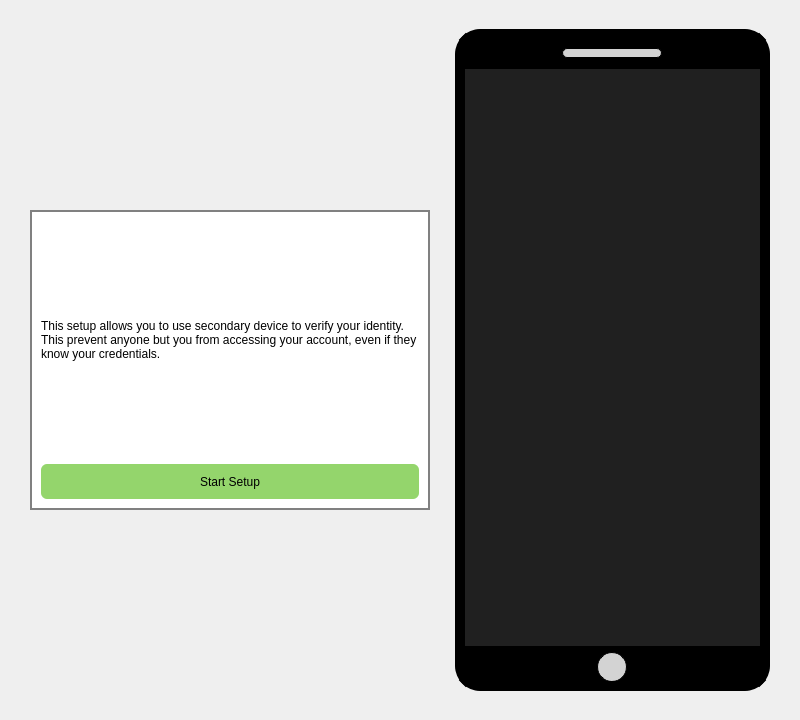
<?xml version="1.0" encoding="UTF-8"?>
<ui version="4.0">
 <class>Form</class>
 <widget class="QWidget" name="Form">
  <property name="geometry">
   <rect>
    <x>0</x>
    <y>0</y>
    <width>800</width>
    <height>720</height>
   </rect>
  </property>
  <property name="maximumSize">
   <size>
    <width>800</width>
    <height>720</height>
   </size>
  </property>
  <property name="windowTitle">
   <string>Form</string>
  </property>
  <property name="styleSheet">
   <string notr="true">#left_stacked {
	border: 1.5px solid grey;
	background-color: #fff;
}

QPushButton {
	width: 120px;
	height: 35px;
	border-radius: 6px;
	border: none;
}

#left_stacked QPushButton {
	background-color:#94d56c;
}

#number_field {
	border: 1px solid grey;
}

#phone_frame {
	border: 10px solid black;
	border-radius: 25px;
	background-color: white;
}

#phone_top, #phone_bottom {
	background-color: black;
}

#phone_top_design {
	background-color: lightgrey;
	border: 1px solid;
	border-radius: 5px;
}

#phone_bottom_design {
	background-color: lightgrey;
	border: 1px solid;
	border-radius: 15px;
}

#phone_page1 {
	background-color: #202020;
}

#phone_page2 {
	background-color: #272727;
}

#qr_section {
	background-color: rgba(255,255,255,0.85);
	border: none;
	border-radius: 20px;
	margin: 20px 10px;
}

#link_btn, #scan_btn {
	background-color:#6cc8d5;
}

#cancel_btn {
	background-color:#d5786c;
}</string>
  </property>
  <layout class="QHBoxLayout" name="horizontalLayout">
   <item>
    <widget class="QStackedWidget" name="left_stacked">
     <property name="maximumSize">
      <size>
       <width>400</width>
       <height>300</height>
      </size>
     </property>
     <property name="frameShape">
      <enum>QFrame::NoFrame</enum>
     </property>
     <property name="frameShadow">
      <enum>QFrame::Raised</enum>
     </property>
     <property name="currentIndex">
      <number>0</number>
     </property>
     <widget class="QWidget" name="page1">
      <layout class="QVBoxLayout" name="verticalLayout">
       <item>
        <widget class="QLabel" name="label">
         <property name="text">
          <string>This setup allows you to use secondary device to verify your identity. This prevent anyone but you from accessing your account, even if they know your credentials.</string>
         </property>
         <property name="wordWrap">
          <bool>true</bool>
         </property>
        </widget>
       </item>
       <item>
        <widget class="QPushButton" name="setup_btn">
         <property name="cursor">
          <cursorShape>PointingHandCursor</cursorShape>
         </property>
         <property name="text">
          <string>Start Setup</string>
         </property>
        </widget>
       </item>
      </layout>
     </widget>
     <widget class="QWidget" name="page2">
      <layout class="QVBoxLayout" name="verticalLayout_3">
       <item>
        <widget class="QLabel" name="label_3">
         <property name="text">
          <string>Enter your phone number</string>
         </property>
        </widget>
       </item>
       <item>
        <widget class="QComboBox" name="country_box">
         <property name="maximumSize">
          <size>
           <width>160</width>
           <height>16777215</height>
          </size>
         </property>
         <item>
          <property name="text">
           <string>United Kingdom</string>
          </property>
         </item>
         <item>
          <property name="text">
           <string>Australia</string>
          </property>
         </item>
         <item>
          <property name="text">
           <string>China</string>
          </property>
         </item>
         <item>
          <property name="text">
           <string>France</string>
          </property>
         </item>
         <item>
          <property name="text">
           <string>Germany</string>
          </property>
         </item>
         <item>
          <property name="text">
           <string>Italy</string>
          </property>
         </item>
         <item>
          <property name="text">
           <string>Spain</string>
          </property>
         </item>
         <item>
          <property name="text">
           <string>United States</string>
          </property>
         </item>
        </widget>
       </item>
       <item>
        <layout class="QHBoxLayout" name="number_layout">
         <property name="spacing">
          <number>7</number>
         </property>
         <item alignment="Qt::AlignLeft">
          <widget class="QLabel" name="dialing_code">
           <property name="maximumSize">
            <size>
             <width>35</width>
             <height>16777215</height>
            </size>
           </property>
           <property name="text">
            <string>+44</string>
           </property>
          </widget>
         </item>
         <item>
          <widget class="QLineEdit" name="number_field">
           <property name="maximumSize">
            <size>
             <width>150</width>
             <height>16777215</height>
            </size>
           </property>
           <property name="maxLength">
            <number>10</number>
           </property>
           <property name="frame">
            <bool>false</bool>
           </property>
          </widget>
         </item>
         <item>
          <spacer name="horizontalSpacer">
           <property name="orientation">
            <enum>Qt::Horizontal</enum>
           </property>
           <property name="sizeHint" stdset="0">
            <size>
             <width>40</width>
             <height>20</height>
            </size>
           </property>
          </spacer>
         </item>
        </layout>
       </item>
       <item>
        <widget class="QLabel" name="label_5">
         <property name="text">
          <string>Example: +1 123 456 7890</string>
         </property>
        </widget>
       </item>
       <item>
        <widget class="QPushButton" name="continue_btn">
         <property name="cursor">
          <cursorShape>PointingHandCursor</cursorShape>
         </property>
         <property name="text">
          <string>Continue</string>
         </property>
        </widget>
       </item>
      </layout>
     </widget>
     <widget class="QWidget" name="page3">
      <layout class="QVBoxLayout" name="verticalLayout_5">
       <item>
        <widget class="QLabel" name="label_6">
         <property name="text">
          <string>Activate for Mobile</string>
         </property>
        </widget>
       </item>
       <item>
        <layout class="QHBoxLayout" name="horizontalLayout_3">
         <item>
          <widget class="QLabel" name="qr">
           <property name="text">
            <string/>
           </property>
           <property name="pixmap">
            <pixmap>../../resources/images/qr.PNG</pixmap>
           </property>
          </widget>
         </item>
         <item>
          <widget class="QLabel" name="label_7">
           <property name="text">
            <string>Scan the barcode</string>
           </property>
          </widget>
         </item>
        </layout>
       </item>
       <item>
        <widget class="QLabel" name="status_label">
         <property name="text">
          <string>Currently waiting to for link...</string>
         </property>
        </widget>
       </item>
      </layout>
     </widget>
    </widget>
   </item>
   <item>
    <widget class="QFrame" name="phone_frame">
     <property name="minimumSize">
      <size>
       <width>282</width>
       <height>441</height>
      </size>
     </property>
     <property name="maximumSize">
      <size>
       <width>315</width>
       <height>662</height>
      </size>
     </property>
     <property name="frameShape">
      <enum>QFrame::NoFrame</enum>
     </property>
     <property name="frameShadow">
      <enum>QFrame::Raised</enum>
     </property>
     <layout class="QVBoxLayout" name="verticalLayout_7">
      <property name="spacing">
       <number>0</number>
      </property>
      <property name="leftMargin">
       <number>0</number>
      </property>
      <property name="topMargin">
       <number>0</number>
      </property>
      <property name="rightMargin">
       <number>0</number>
      </property>
      <property name="bottomMargin">
       <number>0</number>
      </property>
      <item>
       <widget class="QWidget" name="phone_top" native="true">
        <property name="maximumSize">
         <size>
          <width>16777215</width>
          <height>30</height>
         </size>
        </property>
        <layout class="QHBoxLayout" name="horizontalLayout_5">
         <property name="leftMargin">
          <number>0</number>
         </property>
         <property name="topMargin">
          <number>7</number>
         </property>
         <property name="rightMargin">
          <number>0</number>
         </property>
         <property name="bottomMargin">
          <number>9</number>
         </property>
         <item>
          <widget class="QLabel" name="phone_top_design">
           <property name="sizePolicy">
            <sizepolicy hsizetype="Preferred" vsizetype="Fixed">
             <horstretch>0</horstretch>
             <verstretch>0</verstretch>
            </sizepolicy>
           </property>
           <property name="minimumSize">
            <size>
             <width>0</width>
             <height>0</height>
            </size>
           </property>
           <property name="maximumSize">
            <size>
             <width>100</width>
             <height>10</height>
            </size>
           </property>
           <property name="text">
            <string/>
           </property>
          </widget>
         </item>
        </layout>
       </widget>
      </item>
      <item>
       <widget class="QStackedWidget" name="phone_container">
        <property name="sizePolicy">
         <sizepolicy hsizetype="Maximum" vsizetype="Maximum">
          <horstretch>0</horstretch>
          <verstretch>0</verstretch>
         </sizepolicy>
        </property>
        <property name="maximumSize">
         <size>
          <width>315</width>
          <height>600</height>
         </size>
        </property>
        <property name="cursor">
         <cursorShape>ArrowCursor</cursorShape>
        </property>
        <property name="styleSheet">
         <string notr="true"/>
        </property>
        <property name="frameShape">
         <enum>QFrame::NoFrame</enum>
        </property>
        <property name="frameShadow">
         <enum>QFrame::Raised</enum>
        </property>
        <property name="currentIndex">
         <number>0</number>
        </property>
        <widget class="QWidget" name="phone_page1"/>
        <widget class="QWidget" name="phone_page2">
         <property name="styleSheet">
          <string notr="true"/>
         </property>
         <layout class="QVBoxLayout" name="verticalLayout_6">
          <item>
           <widget class="QLabel" name="qr_section">
            <property name="styleSheet">
             <string notr="true"/>
            </property>
            <property name="text">
             <string/>
            </property>
            <property name="pixmap">
             <pixmap>../../resources/images/qr.PNG</pixmap>
            </property>
            <property name="alignment">
             <set>Qt::AlignCenter</set>
            </property>
           </widget>
          </item>
          <item>
           <widget class="QPushButton" name="scan_btn">
            <property name="cursor">
             <cursorShape>PointingHandCursor</cursorShape>
            </property>
            <property name="text">
             <string>Scan</string>
            </property>
           </widget>
          </item>
         </layout>
        </widget>
        <widget class="QWidget" name="phone_page3">
         <layout class="QVBoxLayout" name="verticalLayout_2">
          <item>
           <widget class="QFrame" name="register_container">
            <property name="frameShape">
             <enum>QFrame::StyledPanel</enum>
            </property>
            <property name="frameShadow">
             <enum>QFrame::Raised</enum>
            </property>
            <layout class="QVBoxLayout" name="verticalLayout_4">
             <item>
              <widget class="QLabel" name="label_8">
               <property name="text">
                <string>Are you sure you want the link the device to MFA APP?</string>
               </property>
               <property name="wordWrap">
                <bool>true</bool>
               </property>
              </widget>
             </item>
             <item>
              <layout class="QGridLayout" name="gridLayout">
               <item row="2" column="0">
                <widget class="QLabel" name="label_11">
                 <property name="sizePolicy">
                  <sizepolicy hsizetype="Minimum" vsizetype="Preferred">
                   <horstretch>0</horstretch>
                   <verstretch>0</verstretch>
                  </sizepolicy>
                 </property>
                 <property name="text">
                  <string/>
                 </property>
                 <property name="pixmap">
                  <pixmap>../../resources/icons/monitor.svg</pixmap>
                 </property>
                </widget>
               </item>
               <item row="0" column="1">
                <widget class="QLabel" name="location_label">
                 <property name="text">
                  <string>Location</string>
                 </property>
                </widget>
               </item>
               <item row="0" column="0">
                <widget class="QLabel" name="label_9">
                 <property name="sizePolicy">
                  <sizepolicy hsizetype="Minimum" vsizetype="Preferred">
                   <horstretch>0</horstretch>
                   <verstretch>0</verstretch>
                  </sizepolicy>
                 </property>
                 <property name="maximumSize">
                  <size>
                   <width>24</width>
                   <height>16777215</height>
                  </size>
                 </property>
                 <property name="text">
                  <string/>
                 </property>
                 <property name="pixmap">
                  <pixmap>../../resources/icons/map-pin.svg</pixmap>
                 </property>
                </widget>
               </item>
               <item row="1" column="0">
                <widget class="QLabel" name="label_10">
                 <property name="sizePolicy">
                  <sizepolicy hsizetype="Minimum" vsizetype="Preferred">
                   <horstretch>0</horstretch>
                   <verstretch>0</verstretch>
                  </sizepolicy>
                 </property>
                 <property name="text">
                  <string/>
                 </property>
                 <property name="pixmap">
                  <pixmap>../../resources/icons/clock.svg</pixmap>
                 </property>
                </widget>
               </item>
               <item row="1" column="1">
                <widget class="QLabel" name="time_label">
                 <property name="text">
                  <string>Time</string>
                 </property>
                </widget>
               </item>
               <item row="2" column="1">
                <widget class="QLabel" name="device_label">
                 <property name="text">
                  <string>Device</string>
                 </property>
                </widget>
               </item>
               <item row="3" column="1">
                <widget class="QLabel" name="user_label">
                 <property name="text">
                  <string>User</string>
                 </property>
                </widget>
               </item>
               <item row="3" column="0">
                <widget class="QLabel" name="label_12">
                 <property name="sizePolicy">
                  <sizepolicy hsizetype="Minimum" vsizetype="Preferred">
                   <horstretch>0</horstretch>
                   <verstretch>0</verstretch>
                  </sizepolicy>
                 </property>
                 <property name="text">
                  <string/>
                 </property>
                 <property name="pixmap">
                  <pixmap>../../resources/icons/user.svg</pixmap>
                 </property>
                </widget>
               </item>
              </layout>
             </item>
             <item>
              <layout class="QHBoxLayout" name="horizontalLayout_4">
               <item>
                <widget class="QPushButton" name="cancel_btn">
                 <property name="cursor">
                  <cursorShape>PointingHandCursor</cursorShape>
                 </property>
                 <property name="text">
                  <string>Cancel</string>
                 </property>
                </widget>
               </item>
               <item>
                <widget class="QPushButton" name="link_btn">
                 <property name="cursor">
                  <cursorShape>PointingHandCursor</cursorShape>
                 </property>
                 <property name="text">
                  <string>Link</string>
                 </property>
                </widget>
               </item>
              </layout>
             </item>
            </layout>
           </widget>
          </item>
         </layout>
        </widget>
       </widget>
      </item>
      <item>
       <widget class="QWidget" name="phone_bottom" native="true">
        <property name="maximumSize">
         <size>
          <width>16777215</width>
          <height>35</height>
         </size>
        </property>
        <layout class="QHBoxLayout" name="horizontalLayout_6">
         <property name="spacing">
          <number>0</number>
         </property>
         <property name="leftMargin">
          <number>0</number>
         </property>
         <property name="topMargin">
          <number>6</number>
         </property>
         <property name="rightMargin">
          <number>0</number>
         </property>
         <property name="bottomMargin">
          <number>0</number>
         </property>
         <item>
          <widget class="QLabel" name="phone_bottom_design">
           <property name="sizePolicy">
            <sizepolicy hsizetype="Fixed" vsizetype="Fixed">
             <horstretch>0</horstretch>
             <verstretch>0</verstretch>
            </sizepolicy>
           </property>
           <property name="minimumSize">
            <size>
             <width>30</width>
             <height>30</height>
            </size>
           </property>
           <property name="text">
            <string/>
           </property>
          </widget>
         </item>
        </layout>
       </widget>
      </item>
     </layout>
    </widget>
   </item>
  </layout>
 </widget>
 <resources/>
 <connections/>
</ui>
